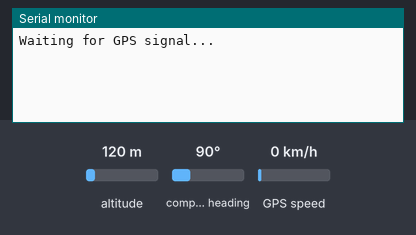
The sketch below on a simulated ESP32. Shown: the last lines printed to the serial monitor. The inputs (shaded band) are chosen by the test bench; at power-on: altitude 120 m, GPS speed 0 km/h, compass heading 90°. The GPS gets a fix after 3 s at 37.7749, -122.4194 with 8 satellites.

Above: at 1.2 s.
1.3 s: altitude set to 20 m
At 3.4 s:
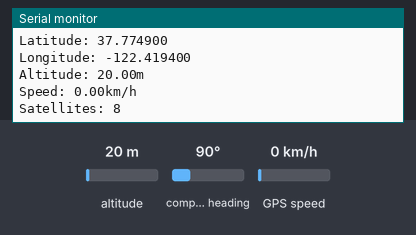
4.5 s: GPS speed set to 2 km/h
At 5.8 s:
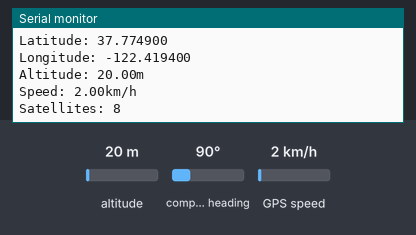
6.0 s: altitude set to 250 m
At 6.8 s:
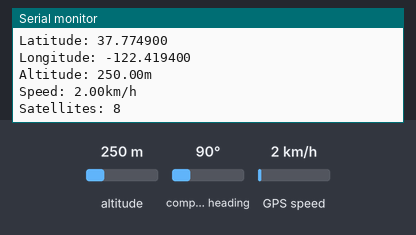

The sketch:

ESP_32_GPS_NEO_6M_Integration.ino
```cpp
#include <TinyGPS++.h>  // GPS Data parser
#include <HardwareSerial.h>  // UART Communication

#define RX 16
#define TX 17
#define GPSBaud 9600

TinyGPSPlus gps; // TinyGPS++ object creation
HardwareSerial GPS_Serial(1); // 2nd UART communication

void setup() {
  Serial.begin(115200);
  GPS_Serial.begin(GPSBaud, SERIAL_8N1, RX, TX);
  Serial.println("Waiting for GPS signal...");
}

void loop() {
  // Process all available GPS data
  while(GPS_Serial.available() > 0) {
    char c = GPS_Serial.read();
    // Uncomment below if you want to see raw GPS data
    // Serial.write(c);

    if(gps.encode(c)) {  // encode() returns true if new sentence was properly parsed
      if(gps.location.isUpdated()) {
        Serial.print("Latitude: ");
        Serial.println(gps.location.lat(), 6);
        Serial.print("Longitude: ");
        Serial.println(gps.location.lng(), 6);
        Serial.print("Altitude: ");
        Serial.print(gps.altitude.meters());
        Serial.println("m");
        Serial.print("Speed: ");
        Serial.print(gps.speed.kmph());
        Serial.println("km/h");
        Serial.print("Satellites: ");
        Serial.println(gps.satellites.value());
        Serial.println();  // Add empty line for readability
      }
    }
  }

  // Optional: Small delay to prevent overwhelming the serial monitor
  delay(10);
}
```

Measured:
- after the input at 1.3 s, the serial monitor: prints a new line after 1.7 s (image 1)
- after the input at 4.5 s, the serial monitor: prints a new line after 0.52 s (image 2)
- after the input at 6.0 s, the serial monitor: prints a new line at once (image 3)
